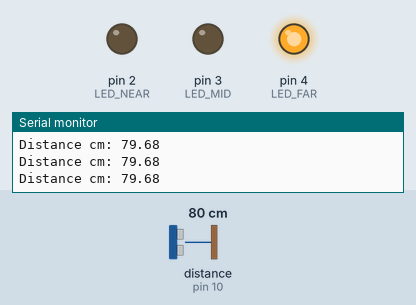
Simulated run of this sketch. Board: Arduino Uno, built with avr-gcc and run on an emulated ATmega328P. Parts: output pins drawn as LEDs (lit = HIGH), the last lines printed to the serial monitor. Wiring (inferred from the names in the program): ultrasonic range finder: trigger pin 9; echo pin 10. The inputs (shaded band) are chosen by the test bench; at power-on: distance to the obstacle (sensor on pin 10) 80 cm. The echo pulse lasts 58.3 µs per cm; pins used as bus, display or sensor lines are not drawn.

Above: at 1.2 s.
1.3 s: distance to the obstacle (sensor on pin 10) set to 27 cm
2.8 s: distance to the obstacle (sensor on pin 10) set to 24 cm
At 3.9 s:
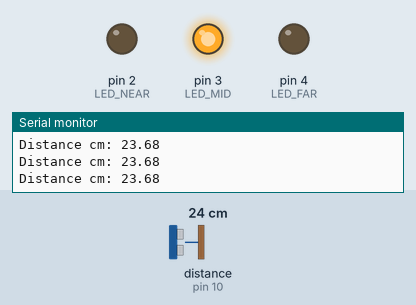
4.3 s: distance to the obstacle (sensor on pin 10) set to 12 cm
5.8 s: distance to the obstacle (sensor on pin 10) set to 9 cm
At 6.9 s:
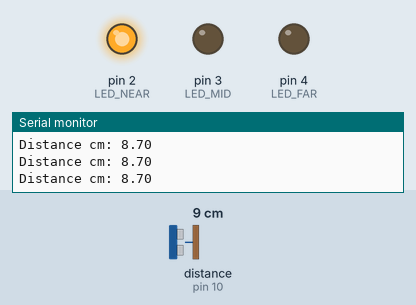
7.4 s: distance to the obstacle (sensor on pin 10) set to 18 cm
At 8.6 s:
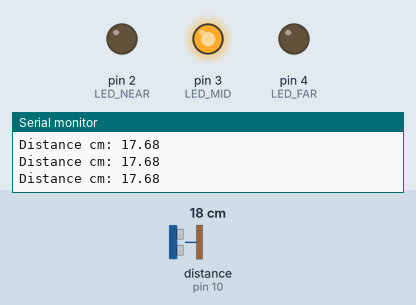
8.9 s: distance to the obstacle (sensor on pin 10) set to 2 cm
At 9.6 s:
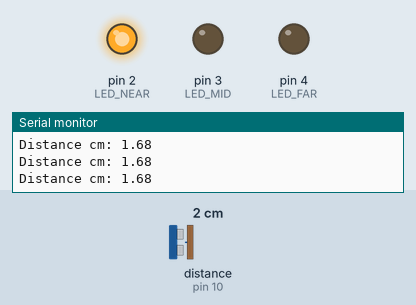
Timing chart, 0 to 11.4 s (numbered marks = the images above; inputs shaded):
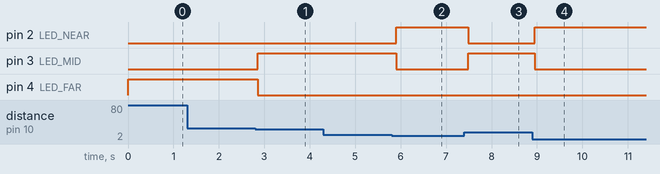

The sketch:

01_ultrasonic_led_bar.ino
```cpp
const int TRIG_PIN = 9;
const int ECHO_PIN = 10;
const int LED_NEAR = 2;
const int LED_MID = 3;
const int LED_FAR = 4;

float readDistanceCm() {
  digitalWrite(TRIG_PIN, LOW);
  delayMicroseconds(2);
  digitalWrite(TRIG_PIN, HIGH);
  delayMicroseconds(10);
  digitalWrite(TRIG_PIN, LOW);

  long duration = pulseIn(ECHO_PIN, HIGH, 25000);
  if (duration == 0) {
    return -1.0;
  }

  return duration * 0.0343 / 2.0;
}

void setup() {
  pinMode(TRIG_PIN, OUTPUT);
  pinMode(ECHO_PIN, INPUT);
  pinMode(LED_NEAR, OUTPUT);
  pinMode(LED_MID, OUTPUT);
  pinMode(LED_FAR, OUTPUT);
  Serial.begin(9600);
}

void loop() {
  float distance = readDistanceCm();

  digitalWrite(LED_NEAR, LOW);
  digitalWrite(LED_MID, LOW);
  digitalWrite(LED_FAR, LOW);

  if (distance > 0) {
    if (distance < 10) {
      digitalWrite(LED_NEAR, HIGH);
    } else if (distance < 25) {
      digitalWrite(LED_MID, HIGH);
    } else {
      digitalWrite(LED_FAR, HIGH);
    }

    Serial.print("Distance cm: ");
    Serial.println(distance);
  } else {
    Serial.println("No echo");
  }

  delay(120);
}
```

Measured:
- the behaviour switches between 26 and 25 cm on distance to the obstacle (sensor on pin 10) (found by bisection; images 0 and 1)
- the behaviour switches between 11 and 10 cm on distance to the obstacle (sensor on pin 10) (found by bisection; images 1 and 2)
- after the input at 2.8 s, pin 3 (LED_MID): LOW → HIGH after 0.06 s; pin 4 (LED_FAR): HIGH → LOW after 0.06 s
- after the input at 5.8 s, pin 2 (LED_NEAR): LOW → HIGH after 0.11 s; pin 3 (LED_MID): HIGH → LOW after 0.11 s
- after the input at 7.4 s, pin 2 (LED_NEAR): HIGH → LOW after 0.09 s; pin 3 (LED_MID): LOW → HIGH after 0.09 s
- after the input at 8.9 s, pin 2 (LED_NEAR): LOW → HIGH after 0.05 s; pin 3 (LED_MID): HIGH → LOW after 0.05 s
